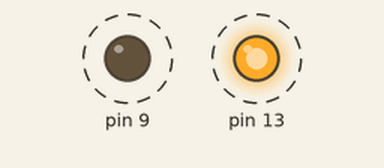
Recording of a sketch running on a simulated Arduino Uno, built with avr-gcc and run on an emulated ATmega328P. On the bench: output pins drawn as LEDs (lit = HIGH). Dashed ring = blinking.

Above: at 0.5 s.
Timing chart, 0 to 4.6 s (numbered marks = the images above):
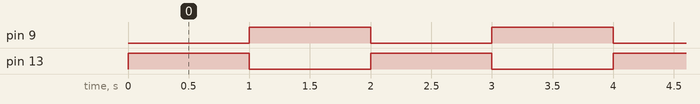

The sketch:

codigo.ino
```cpp
void setup()
{
  pinMode(13, OUTPUT);
  pinMode(9, OUTPUT);
}

void loop()
{
  digitalWrite(13, HIGH);
  digitalWrite(9, LOW);
  delay(1000);
  digitalWrite(9, HIGH);
  digitalWrite(13, LOW);
  delay(1000);
}
```

Measured:
- by itself, pin 9, pin 13: alternates HIGH for 1.0 s and LOW for 1.0 s
